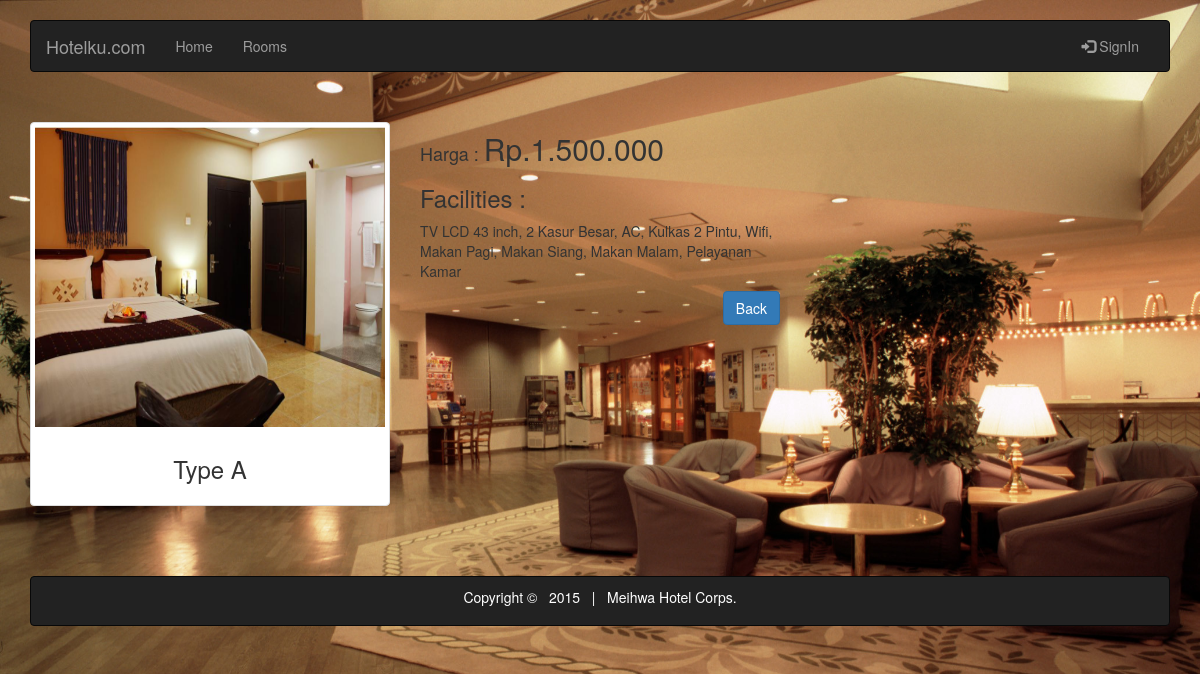
Screenshot of /view/01/detail.php?id=1 with the database file from the repository.
### tables this page shows
CREATE TABLE IF NOT EXISTS `tb_kamar` (
`id_kamar` int(11) NOT NULL,
  `type_kamar` varchar(20) NOT NULL,
  `harga_kamar` int(11) NOT NULL,
  `jumlah_kamar_keseluruhan` int(11) NOT NULL,
  `jumlah_kamar_tersedia` int(11) NOT NULL,
  `fasilitas_kamar` text NOT NULL
);

### controller/room.php (called while the page is built, shortened)
<?php
function rupiah($nilai, $pecahan = 0) {
	return number_format($nilai, $pecahan, ',', '.');
}
$id = $_GET['id'];
$cek = mysql_query("SELECT * FROM tb_kamar WHERE id_kamar='$id'") or die(mysql_error());
$split = mysql_fetch_assoc($cek);
	$facilities = $split['fasilitas_kamar'];
	$harga = rupiah($split['harga_kamar']);
	$tk = $split['type_kamar'];
?>

### view/01/detail.php (the view, shortened to what this page needs)
<?php
include('header.php');
include('../../controller/room.php');
?>
<p><br/></p>
<div class="row">
  <div class="col-xs-6 col-sm-4">
    <div class="thumbnail">
      <?php echo '<img src="img/'.$id.'.jpg" alt="Image">';?>
      <div class="caption">
            <center><h3>Type <?php echo $tk ?> </h3></center>
       </div>
    </div>
  </div>
  <div class="col-xs-6 col-sm-4">
    <p><h4>Harga : <span style="font-size:30px;"><?php echo'Rp.';echo $harga; ?><span> </h4> </p>
    <p><h3>Facilities :</h3></p>
    <p><?php echo $facilities; ?></p>
    <p class="text-right"><a href="room.php" class="btn btn-primary" role="button">Back</a></p>
  </div>
</div>
<?php include('footer.php');?>

### view/css/index.css (style rules this page uses)
body { background-image :url('../img/background.jpg'); background-size:100% auto; }
.thumbnail img { height:300px; }
.thumbnail { min-height:450px auto; }

### rows the page displays
tb_kamar: type_kamar "A", harga_kamar "1.500.000", fasilitas_kamar "TV LCD 43 inch, 2 Kasur Besar, AC, Kulkas 2 Pintu, Wifi, Makan Pagi, Makan Siang, Makan Malam, Pelayanan Kamar"
